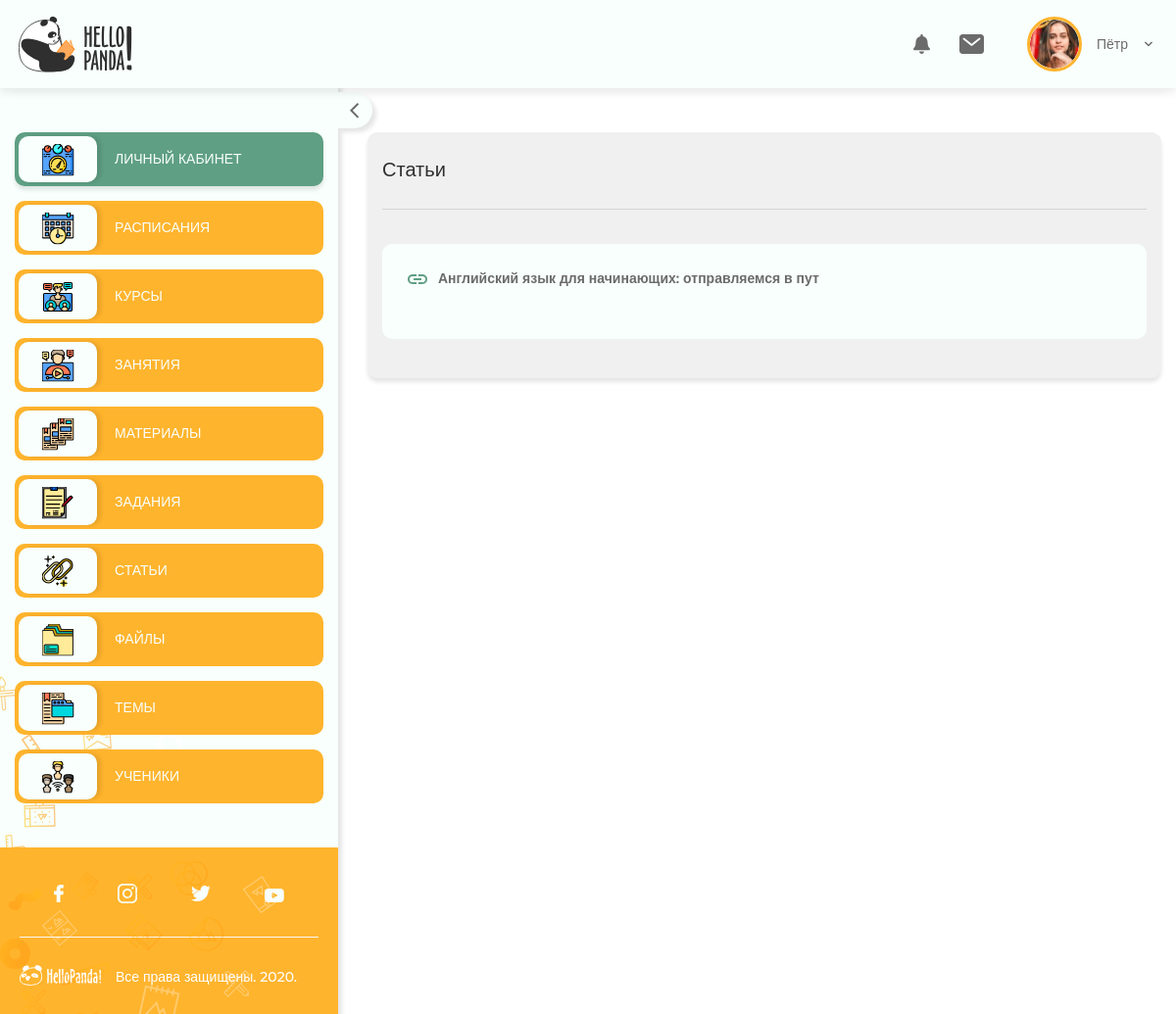
The app's page /lk/articles/ (signed in), older data.
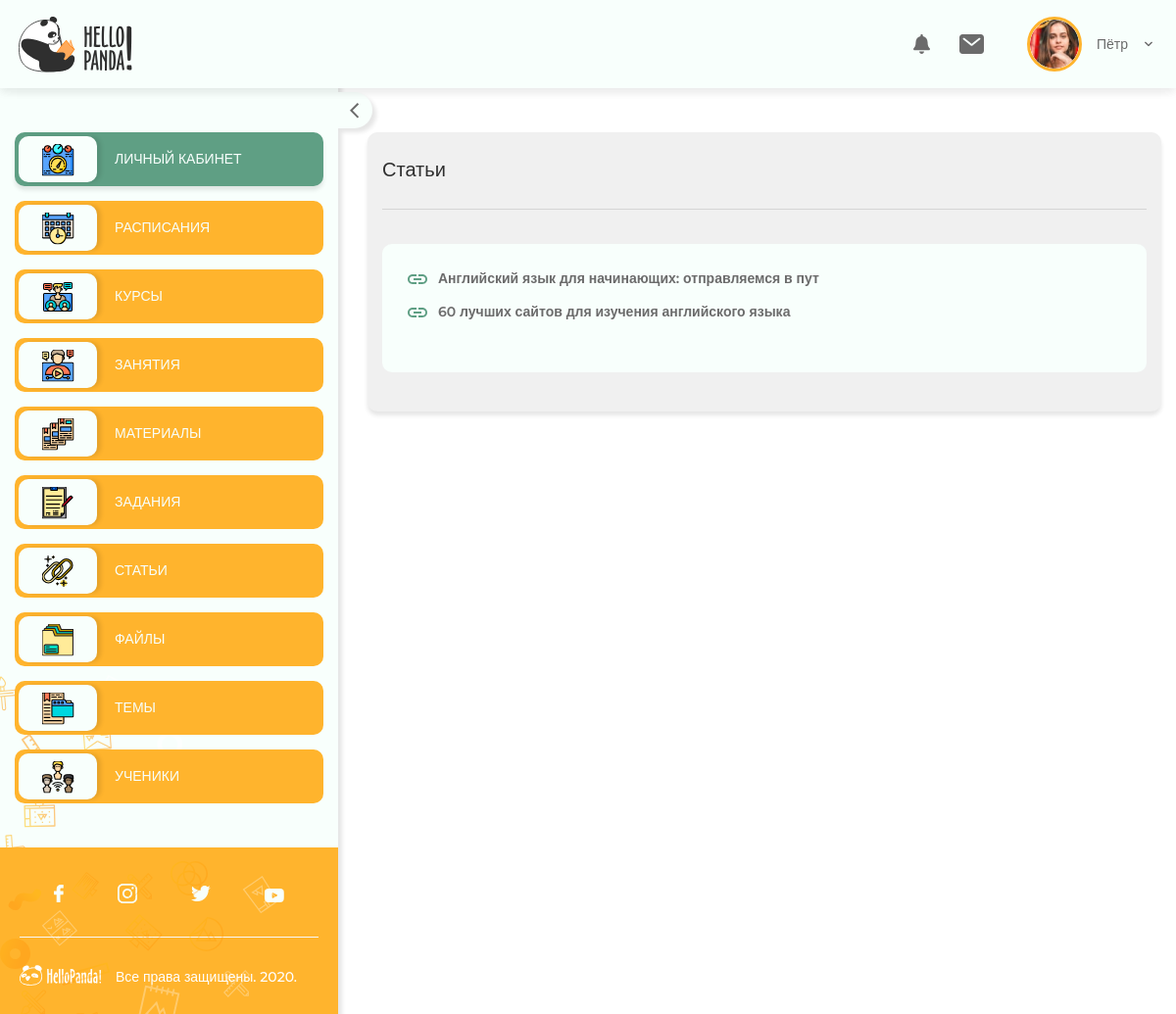
The same page, newer data.
### lesson/models/article.py (models this page shows, shortened)
class Article(CommonFields):
    url = models.URLField(blank=True, verbose_name='ссылка на статью')
    class Meta:
        verbose_name = 'статья'
        verbose_name_plural = 'статьи'

### lesson/views.py (the view)
# urls.py: path('articles/', ArticlesListView.as_view(), name='articles'),
class ArticlesListView(LoginRequiredMixin, ListView):
    model = Article
    template_name = 'private/articles_list.html'

### templates/private/articles_list.html (shortened to what this page needs)
{% extends './_base.html' %}
{% load static %}
{% block content %}
  <div class="personalArea-content">
    <div class="personalArea-block">
      <div class="personalArea-block__top">
        <span class="personalArea-block__title">Статьи</span>
        <div class="personalArea-block__top-b"></div>
      </div>
      <div class="materials">
        <div class="materials-wrap">
          <div class="materials-block scrollbar-outer">
            <ul>
              {% for article in object_list %}
                <li><a href="{{ article.url }}">
                  {{ article.title }}
                </a></li>
              {% endfor %}
            </ul>
          </div>
        </div>
      </div>
    </div>
  </div>
{% endblock %}

Row changes from the older to the newer data that the page shows:
added Article: title "60 лучших сайтов для изучения английского языка"
